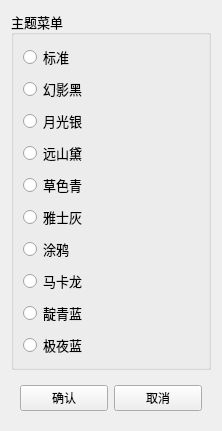
<?xml version="1.0" encoding="UTF-8"?>
<ui version="4.0">
 <class>Theme</class>
 <widget class="QWidget" name="Theme">
  <property name="geometry">
   <rect>
    <x>0</x>
    <y>0</y>
    <width>222</width>
    <height>390</height>
   </rect>
  </property>
  <property name="windowTitle">
   <string>Form</string>
  </property>
  <layout class="QVBoxLayout" name="verticalLayout_2">
   <item>
    <widget class="QGroupBox" name="groupBox">
     <property name="font">
      <font>
       <family>微软雅黑</family>
       <pointsize>10</pointsize>
      </font>
     </property>
     <property name="title">
      <string>主题菜单</string>
     </property>
     <layout class="QVBoxLayout" name="verticalLayout">
      <item>
       <widget class="QRadioButton" name="b1">
        <property name="text">
         <string>标准</string>
        </property>
       </widget>
      </item>
      <item>
       <widget class="QRadioButton" name="b2">
        <property name="text">
         <string>幻影黑</string>
        </property>
       </widget>
      </item>
      <item>
       <widget class="QRadioButton" name="b3">
        <property name="text">
         <string>月光银</string>
        </property>
       </widget>
      </item>
      <item>
       <widget class="QRadioButton" name="b4">
        <property name="text">
         <string>远山黛</string>
        </property>
       </widget>
      </item>
      <item>
       <widget class="QRadioButton" name="b5">
        <property name="text">
         <string>草色青</string>
        </property>
       </widget>
      </item>
      <item>
       <widget class="QRadioButton" name="b6">
        <property name="text">
         <string>雅士灰</string>
        </property>
       </widget>
      </item>
      <item>
       <widget class="QRadioButton" name="b7">
        <property name="text">
         <string>涂鸦</string>
        </property>
       </widget>
      </item>
      <item>
       <widget class="QRadioButton" name="b8">
        <property name="text">
         <string>马卡龙</string>
        </property>
       </widget>
      </item>
      <item>
       <widget class="QRadioButton" name="b9">
        <property name="text">
         <string>靛青蓝</string>
        </property>
       </widget>
      </item>
      <item>
       <widget class="QRadioButton" name="b10">
        <property name="text">
         <string>极夜蓝</string>
        </property>
       </widget>
      </item>
     </layout>
    </widget>
   </item>
   <item>
    <widget class="QWidget" name="widget" native="true">
     <property name="font">
      <font>
       <family>微软雅黑</family>
      </font>
     </property>
     <layout class="QHBoxLayout" name="horizontalLayout">
      <item>
       <widget class="QPushButton" name="pushButton">
        <property name="text">
         <string>确认</string>
        </property>
       </widget>
      </item>
      <item>
       <widget class="QPushButton" name="pushButton_2">
        <property name="text">
         <string>取消</string>
        </property>
       </widget>
      </item>
     </layout>
    </widget>
   </item>
  </layout>
 </widget>
 <resources/>
 <connections/>
</ui>
